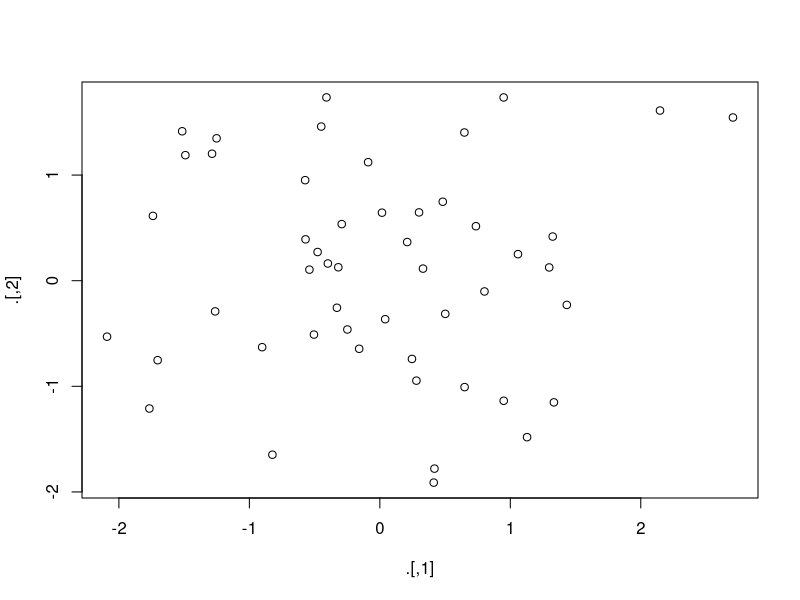
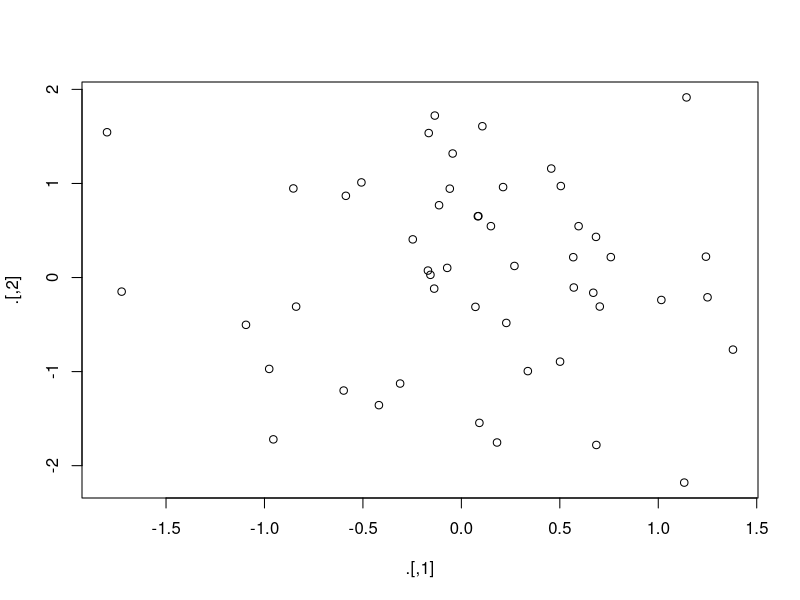
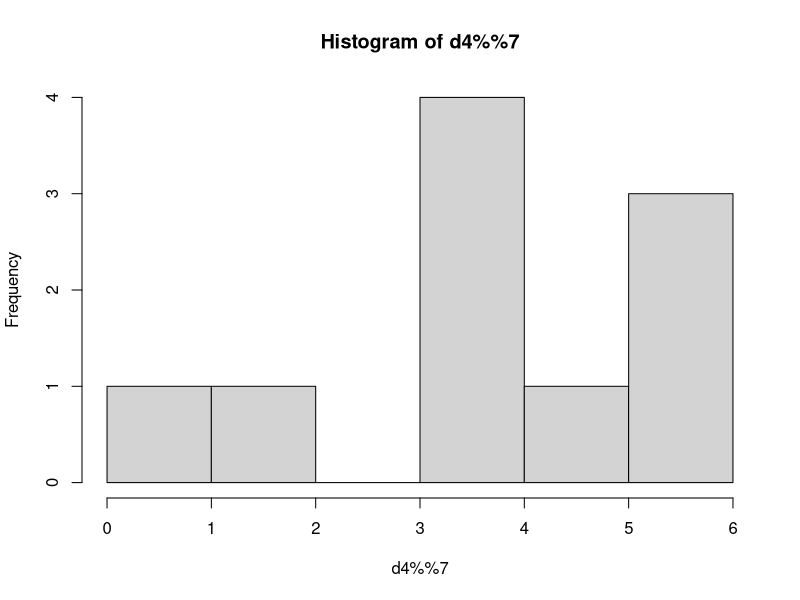
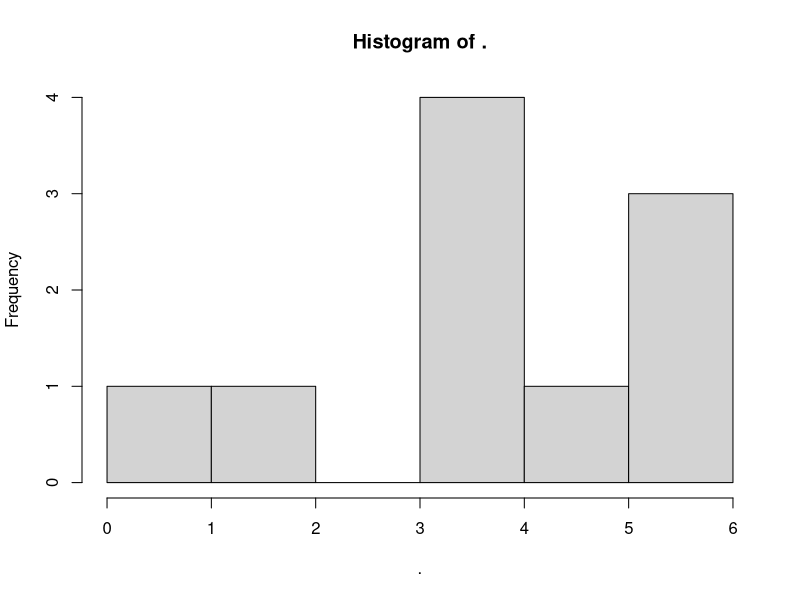
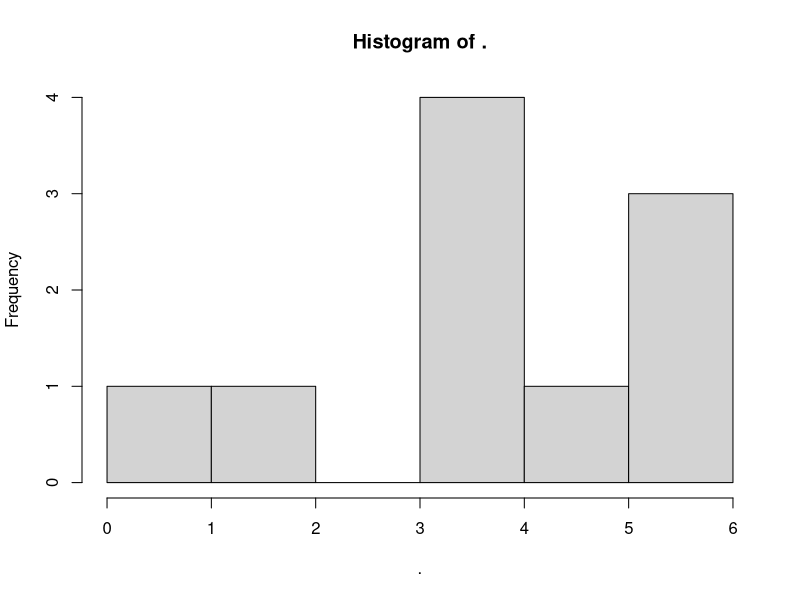

Write R code to recreate these figures, in order.

# library packages ===================================================
library(magrittr)

# 18.4 Other tools from magrittr =====================================

## %T>%，当希望保存或执行多个连续的操作时
rnorm(100) %>% 
  matrix(ncol = 2) %>% 
  plot() %>% 
  str()

rnorm(100) %>% 
  matrix(ncol = 2) %T>%
  plot() %>% 
  str()

## %$%，当希望操作data frame的列时
mtcars %$% 
  cor(disp, mpg)

## %<>% 左边是希望保存的数据集，右边是对数据集的某些操作
mtcars <- mtcars %>% 
  transform(cyl = cyl * 2)
## 以上代码可以用%<>%更简便地实现：
mtcars %<>% transform(cyl = cyl * 2)


## 问题：以上这些有快捷键吗？如果有的话，分别是？

## 补充一下：发现张丹对magrittr的讲解更清楚：
## http://blog.fens.me/r-magrittr/

# 向右操作符%>%, 向左操作符%T>%, 解释操作符%$% 和 复合赋值操作符%<>%

# 1.向右操作符%>%
# 取10000个随机数符合，符合正态分布。
# 求这个10000个数的绝对值，同时乘以50。
# 把结果组成一个100*100列的方阵。
# 计算方阵中每行的均值，并四舍五入保留到整数。
# 把结果除以7求余数，并画出余数的直方图。

# 常规方法
set.seed(1)
d1 <- rnorm(1000)
d2 <- abs(d1)*50
d3 <- matrix(d2, ncol = 100)
d4 <- round(rowMeans(d3))
hist(d4%%7)

# %>%
set.seed(1)
rnorm(1000) %>% 
  abs %>% 
  `*`(50) %>% 
  matrix(ncol = 100) %>% 
  rowMeans %>% 
  round %>% 
  `%%`(7) %>% 
  hist

# 2.向左操作符%T>%(Tee operator)
# 取10000个随机数符合，符合正态分布。
# 求这个10000个数的绝对值，同时乘以50。
# 把结果组成一个100*100列的方阵。
# 计算方阵中每行的均值，并四舍五入保留到整数。
# 把结果除以7求余数，并话出余数的直方图。
# 对余数求和

set.seed(1)
rnorm(1000) %>% 
  abs %>% 
  `*`(50) %>% 
  matrix(ncol = 100) %>% 
  rowMeans %>% 
  round %>%
  `%%`(7) %T>% 
  hist %>%
  sum

# 3.解释操作符%$%
# 把data frame的字段属性传给右侧的函数或表达式
# 根据左侧data frame的某个字段进行筛选
data.frame(x = 1:10, 
           y = rnorm(10),
           z = letters[1:10]) %$% 
  .[which(x > 5), ]

iris %$% .[which(Species == 'setosa'), ]


# 4.复合赋值操作符%<>%
# 同时给左右两侧赋值，即进行右侧相关的处理，最后把结果保存到左侧
x <- rnorm(100)
x %<>% abs() %>% sort %>% head(10)
x

# 5.其他功能

# 5.1 符号操作符
# extract	                  `[`
# extract2	          `[[`
# inset	                  `[<-`
# inset2	                  `[[<-`
# use_series	          `$`
# add	                  `+`
# subtract	          `-`
# multiply_by	          `*`
# raise_to_power	          `^`
# multiply_by_matrix	  `%*%`
# divide_by	          `/`
# divide_by_int	          `%/%`
# mod	                  `%%`
# is_in	                  `%in%`
# and	                  `&`
# or	                  `|`
# equals	                  `==`
# is_greater_than	          `>`
# is_weakly_greater_than	  `>=`
# is_less_than	          `<`
# is_weakly_less_than	  `<=`
# not (`n'est pas`)	  `!`
# set_colnames	          `colnames<-`
# set_rownames	          `rownames<-`
# set_names	          `names<-`

# 5.2 %>% 传递到代码块
# 代码块，用{}括在一起
rnorm(100) %>% 
  multiply_by(5) %>% 
  add(5) %>% 
  {
    cat('Mean:', mean(.), 
        'Var:', var(.), '\n')
    sort(.) %>% head
  }

